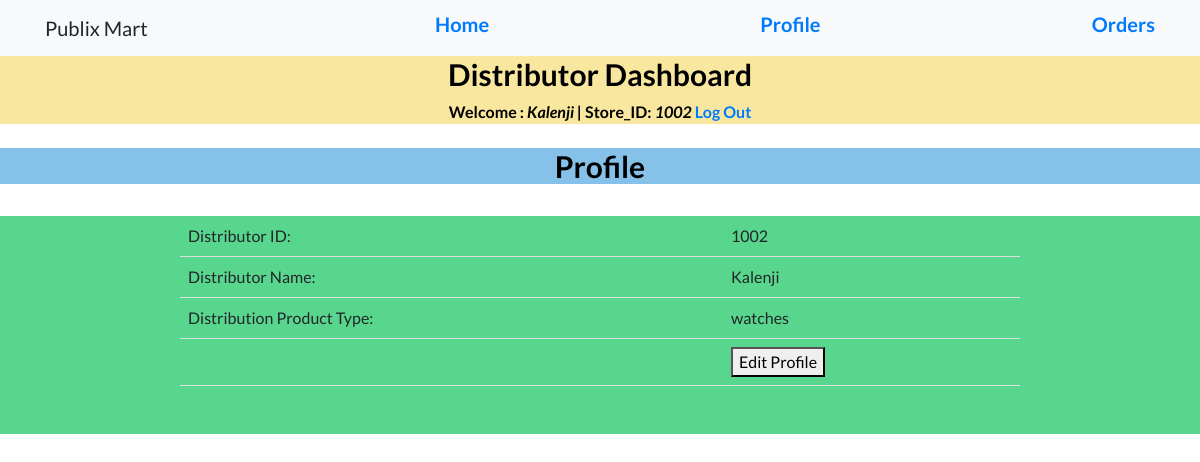
The app's page /dist/dprofile.php (signed in) with its own data.
### tables this page shows
CREATE TABLE `dstbr` (
  `DID` int(11) NOT NULL,
  `DNAME` varchar(20) NOT NULL,
  `DPASS` varchar(20) NOT NULL DEFAULT 'admin',
  `DTYPE` varchar(20) NOT NULL,
  `DLOC` varchar(30) NOT NULL
);

### dist/session1.php (called while the page is built, shortened)
<?php
$conn = mysqli_connect("localhost", "root", "", "superstore");
$user_check = $_SESSION['login_user'];
$query = "SELECT DNAME from dstbr where DID = '$user_check'";
$ses_sql = mysqli_query($conn, $query);
$row = mysqli_fetch_assoc($ses_sql);
$login_session = $row['DNAME'];
$CustID=$user_check;
?>

### dist/dprofile.php (the view, shortened to what this page needs)
<?php
include('session1.php');
$query4 = "SELECT * from dstbr where DID='$user_check'";
              $ses_sq4 = mysqli_query($conn, $query4);
              $row4 = mysqli_fetch_assoc($ses_sq4);
              $para1 = $row4['DID'];
              $para2 = $row4['DNAME'];
              $para3 = $row4['DTYPE'];
?>
<!DOCTYPE html>
<html lang="en">
  <head>
    <link href="vendor/bootstrap/css/bootstrap.min.css" rel="stylesheet">
    <link href="vendor/fontawesome-free/css/all.min.css" rel="stylesheet">
    <link href="vendor/simple-line-icons/css/simple-line-icons.css" rel="stylesheet" type="text/css">
    <link href="css/landing-page.min.css" rel="stylesheet">
  </head>
  <body>
    <nav class="navbar navbar-light bg-light static-top">
      <div class="container">
        <a class="navbar-brand">Publix Mart</a>
        <a href="dhome.php"><h5>Home</h5></a>
        <a href="dprofile.php"><h5>Profile</h5></a>
        <a href="dorders.php"><h5>Orders</h5></a>
      </div>
    </nav>
    <center><div style="background-color:#F9E79F">
      <center><h2 style="font-size:30px;color:Black">Distributor Dashboard</h2></center>
  <b id="welcome" style="color:Black">Welcome : <i style="color:Black"><?php echo $login_session;?> | </i></b>
  <b id="welcome" style="color:Black">Store_ID: <i style="color:Black"><?php echo $CustID; ?></i></b>
  <b id="logout"><a href="logout1.php">Log Out</a></b>
 </div></center>
 <br>
 <center><div style="background-color:#85C1E9">
      <center><h2 style="font-size:30px;color:Black">Profile</h2></center>
 </div></center>
<br>
    <div style="background-color:#58D68D">
     <center>
      <center>
<table style="width:70%">
    <tr>
    <td>Distributor ID:</td>
    <td><?php echo "$para1"?></td>
   </tr>
   <tr>
    <td>Distributor Name:</td>
    <td><?php echo "$para2"?></td>
   </tr>
    <tr>
    <td>Distribution Product Type:</td>
    <td><?php echo "$para3"?></td>
   </tr>
  <tr><td></td><td>
  <a href="dprofileedit.php"><button>Edit Profile</button></a></td>
  </tr> </table>
  <br><br>
  </div>
   <br>
  </body>
</html>

### dist/dprofile.php (style rules this page uses)
table { border-collapse: collapse; width: 70%; }
th, td { padding: 8px; text-align: left; border-bottom: 1px solid #ddd; }

### records on screen
dstbr: DNAME "Kalenji", DID "1002", DTYPE "watches"

### other values on screen
$CustID "1002"
